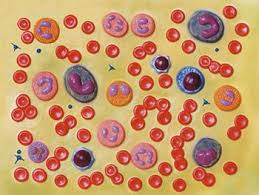
%> input picture MPOC_LAB10/images_3.jpg, 259 x 195 px
$ octave zad3.m   (GNU Octave 9; MATLAB toolbox functions it lacks are replaced by stand-ins)
%> lines starting %> are read from the running program, lines starting %| are printed output that depends on the picture; in (x1, y1, x2, y2) boxes, pixels count from 0 and x2, y2 are one past the last pixel; in counts of white or black regions, pixels touching at a corner belong together; the program's own positions count from 1
pkg load image;

img = imread('images_3.jpg');
%> img is the input picture: size 195x259x3 uint8; mean R, G, B 200.9, 153.1, 106.6

if size(img, 3) == 3
  img = rgb2gray(img);
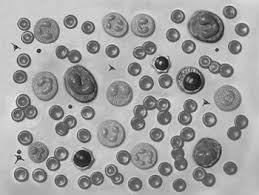
%> img: size 195x259 uint8; min 6, max 239, mean 162.1
end

level = graythresh(img);
%> level = 0.576
img_bin = img > level * 255;
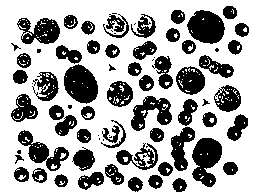
%> img_bin: size 195x259 logical; 67.5% white; 74 black regions (16 under 20 px), largest, box (x1, y1, x2, y2) and area: (64, 64, 98, 104) 982, (192, 138, 222, 187) 981, (187, 10, 225, 44) 945

img_bin = bwareaopen(img_bin, 50);
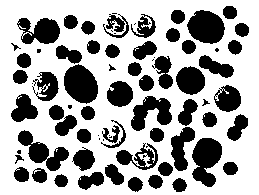
%> img_bin: size 195x259 logical; 65.3% white; 74 black regions (16 under 20 px), largest, box (x1, y1, x2, y2) and area: (192, 138, 222, 187) 998, (64, 64, 98, 104) 992, (187, 10, 225, 44) 952
bordermask = imdilate(img_bin, ones(3));
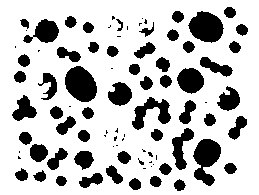
%> bordermask: size 195x259 logical; 76.4% white; 87 black regions (31 under 20 px), largest, box (x1, y1, x2, y2) and area: (65, 66, 97, 102) 850, (188, 11, 224, 43) 808, (193, 139, 221, 186) 803
bordermask = bordermask & ~img_bin;
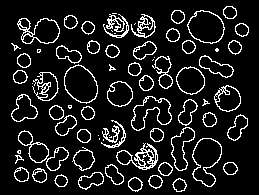
%> bordermask: size 195x259 logical; 11.1% white in thin lines or dots, all inside (x1, y1, x2, y2) = (11, 6, 249, 192)

img_bin(bordermask) = 0;

subplot(1,3,1); imshow(img); title("Orygynal");
subplot(1,3,2); imshow(img_bin); title("Po usunienciu obiektow");
subplot(1,3,3); imshow(bordermask); title("Obiekty stykajace sie z brzegiem");


% [20 lines of commented-out code are left out]

$ run again, with MPOC_LAB10/images_01.jpg copied over MPOC_LAB10/images_3.jpg
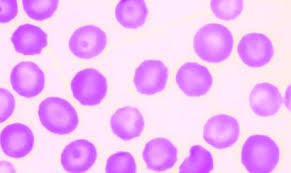
%> input picture MPOC_LAB10/images_01.jpg, 291 x 173 px
%> img is the input picture: size 173x291x3 uint8; mean R, G, B 242.1, 190.1, 248.6
%> img: size 173x291 uint8
%> level = 0.8
%> `img_bin = img > level * 255;`:
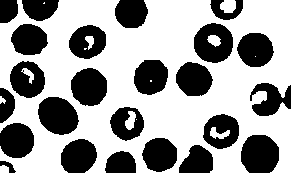
%> img_bin: size 173x291 logical; 61.7% white; 24 black regions, largest, box (x1, y1, x2, y2) and area: (241, 135, 279, 173) 1214, (38, 97, 79, 135) 1181, (194, 23, 233, 63) 1123
%> `bordermask = bordermask & ~img_bin;`:
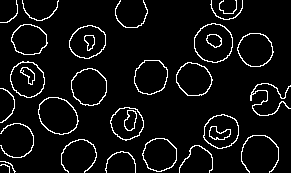
%> bordermask: size 173x291 logical; 6.4% white in thin lines or dots

$ run again, with MPOC_LAB10/images_04.jpg copied over MPOC_LAB10/images_3.jpg
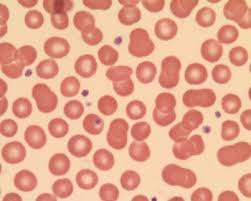
%> input picture MPOC_LAB10/images_04.jpg, 251 x 201 px
%> img is the input picture: size 201x251x3 uint8; mean R, G, B 229.5, 167.2, 141.5
%> img: size 201x251 uint8
%> level = 0.71
%> `img_bin = img > level * 255;`:
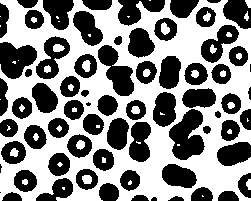
%> img_bin: size 201x251 logical; 52.4% white; 70 black regions (4 under 20 px), largest, box (x1, y1, x2, y2) and area: (169, 109, 205, 160) 1177, (98, 45, 134, 96) 955, (0, 42, 37, 79) 947
%> `bordermask = bordermask & ~img_bin;`:
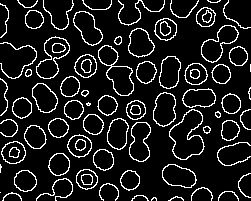
%> bordermask: size 201x251 logical; 11.3% white in thin lines or dots

$ run again, with MPOC_LAB10/images_2.jpg copied over MPOC_LAB10/images_3.jpg
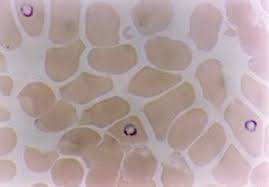
%> input picture MPOC_LAB10/images_2.jpg, 269 x 187 px
%> img is the input picture: size 187x269x3 uint8; mean R, G, B 180.1, 161.2, 161.3
%> img: size 187x269 uint8
%> level = 0.663
%> `img_bin = img > level * 255;`:
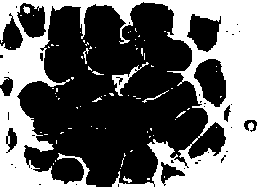
%> img_bin: size 187x269 logical; 43% white; 75 white regions (66 under 20 px), largest, box (x1, y1, x2, y2) and area: (0, 0, 269, 187) 20955, (112, 62, 149, 96) 250, (142, 90, 169, 103) 46
%> `bordermask = bordermask & ~img_bin;`:
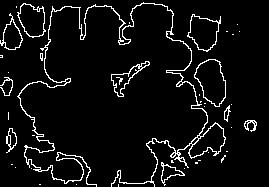
%> bordermask: size 187x269 logical; 5.9% white in thin lines or dots
